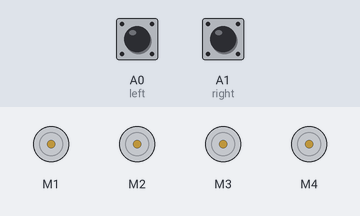
This sketch was run on a simulated Arduino Uno, built with avr-gcc and run on an emulated ATmega328P. On the bench: 4 × DC motor (green arrow = forward, orange = backward, longer = faster). The test bench sets the inputs (shaded band); at power-on: A0 (left) HIGH, A1 (right) HIGH. What the sketch prints to the serial monitor is not drawn.

Above: at 1.2 s.
1.3 s: A0 (left) pulled LOW for 0.15 s
At 2.4 s:
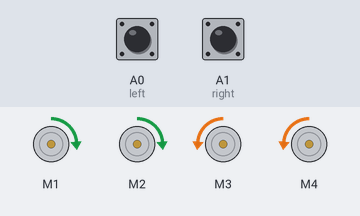
2.9 s: A1 (right) pulled LOW for 0.15 s
At 3.6 s:
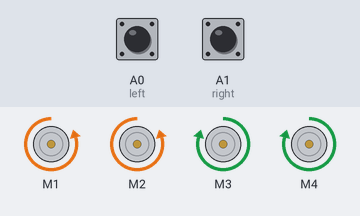
4.5 s: A0 (left) pulled LOW for 1 s
At 5.9 s:
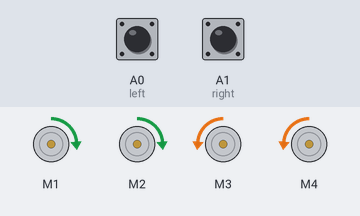
7.0 s: A1 (right) pulled LOW for 1 s
At 7.9 s:
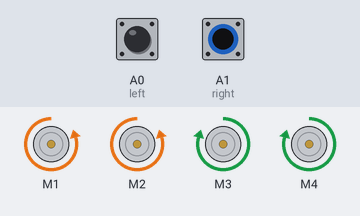
9.5 s: A0 (left) driven LOW and A1 (right) driven LOW
At 9.9 s:
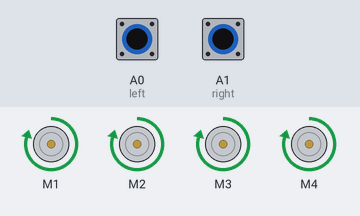
Timing chart, 0 to 12.0 s (numbered marks = the images above; inputs shaded):
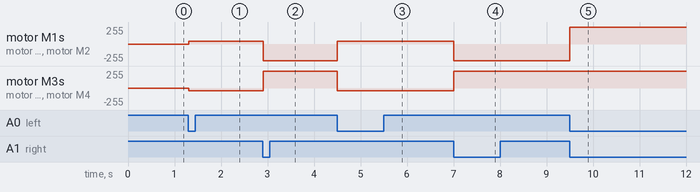

The sketch:

ARDUINO_LINE_FOLLOWING_CAR_FINAL.ino
```cpp
//ARDUINO LINE FOLLOWING CAR//

//including the libraries
#include <AFMotor.h>

//defining pins and variables
#define left A0
#define right A1

//defining motors
AF_DCMotor motor1(1, MOTOR12_1KHZ);
AF_DCMotor motor2(2, MOTOR12_1KHZ);
AF_DCMotor motor3(3, MOTOR34_1KHZ);
AF_DCMotor motor4(4, MOTOR34_1KHZ);


void setup() {
  //declaring pin types
  pinMode(left,INPUT);
  pinMode(right,INPUT);
  //begin serial communication
  Serial.begin(9600);

}

void loop(){
  //printing values of the sensors to the serial monitor
  Serial.println(digitalRead(left));

  Serial.println(digitalRead(right));


  //line detected by both
  if(digitalRead(left)==0 && digitalRead(right)==0){
    //Forward
    motor1.run(FORWARD);
    motor1.setSpeed(250);
    motor2.run(FORWARD);
    motor2.setSpeed(250);
    motor3.run(FORWARD);
    motor3.setSpeed(250);
    motor4.run(FORWARD);
    motor4.setSpeed(250);
  }
  // //line detected by left sensor
  else if(digitalRead(left)==0 && !digitalRead(right)==0){
    //turn left
    motor1.run(FORWARD);
    motor1.setSpeed(550);
    motor2.run(FORWARD);
    motor2.setSpeed(550);
    motor3.run(BACKWARD);
    motor3.setSpeed(550);
    motor4.run(BACKWARD);
    motor4.setSpeed(550);

  }

  //line detected by right sensor
  else if(!digitalRead(left)==0 && digitalRead(right)==0){
    //turn right
    motor1.run(BACKWARD);
    motor1.setSpeed(250);
    motor2.run(BACKWARD);
    motor2.setSpeed(250);
    motor3.run(FORWARD);
    motor3.setSpeed(250);
    motor4.run(FORWARD);
    motor4.setSpeed(250);

  }


  // we did not implement a stopping fuction.
  // instead we created a physical stopping point with a piece of tape

}
```

Measured:
- after the input at 1.3 s, motor M1, motor M2: stopped → forward 38/255 at once; motor M3, motor M4: stopped → backward 38/255 at once
- after the input at 2.9 s, motor M1, motor M2: forward 38/255 → backward 250/255 at once; motor M3, motor M4: backward 38/255 → forward 250/255 at once
- after the input at 4.5 s, motor M1, motor M2: backward 250/255 → forward 38/255 at once; motor M3, motor M4: forward 250/255 → backward 38/255 at once
- after the input at 7.0 s, motor M1, motor M2: forward 38/255 → backward 250/255 at once; motor M3, motor M4: backward 38/255 → forward 250/255 at once
- after the input at 9.5 s, motor M1, motor M2: backward 250/255 → forward 250/255 at once
